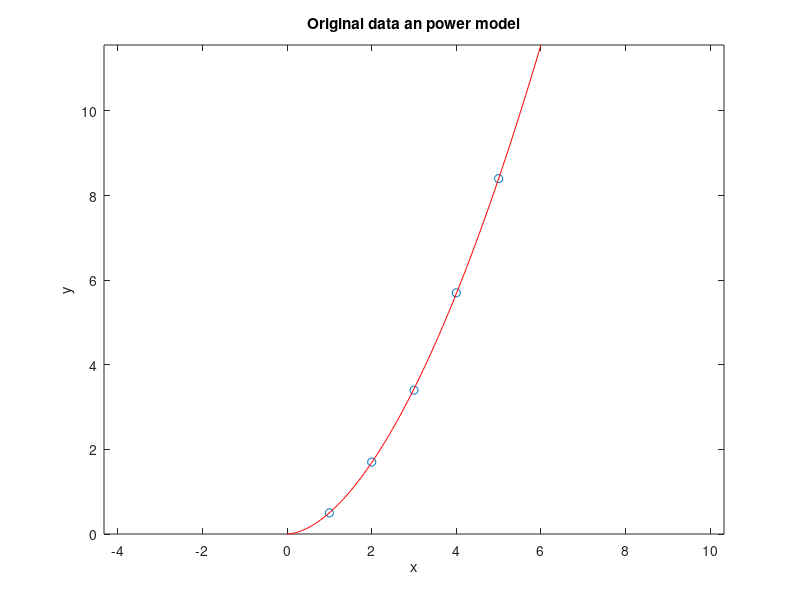
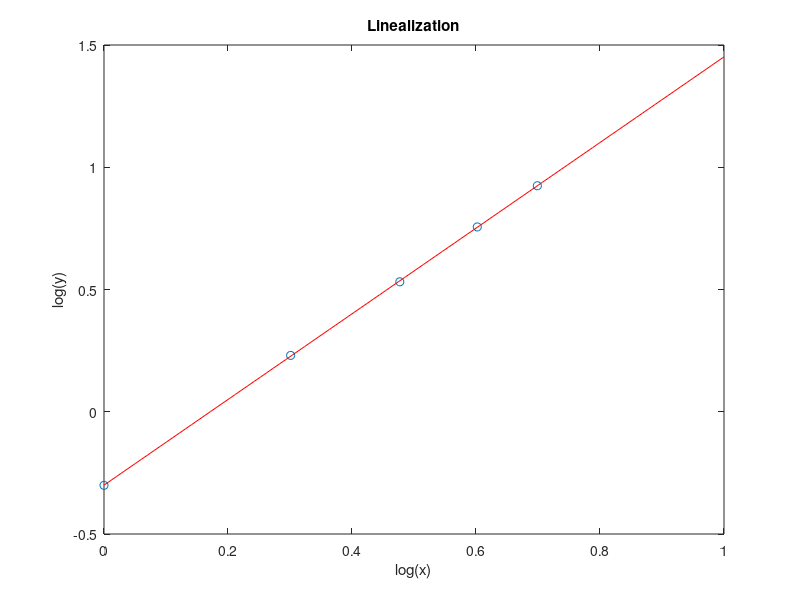

Write MATLAB code to recreate these figures, in order. (Note: this script raises an error after producing the figures.)
%
% REGRESSION -- POWER MODEL
%
%
close all
clear all
clc

%Original data:
ORI = [1 2 3 4 5;0.5 1.7 3.4 5.7 8.4]'
figure(1)%Window to graph
plot(ORI(:,1),ORI(:,2),'o')
axis('equal')
hold on

DATA = ORI;
%Transform the 'x' values (x -> logx)
DATA(:,1) = log10(ORI(:,1));
%Transform the 'y' values (y -> logy)
DATA(:,2) = log10(ORI(:,2));
DATA

%Graph of the transformed data:
figure(2)
plot(DATA(:,1),DATA(:,2),'o')
hold on

[n,q] = size(DATA)

%System of NORMAL EQUATIONS:
%Define the matrix of coefficients:
A = [n sum(DATA(:,1));sum(DATA(:,1)) sum(DATA(:,1).^2)];
%Define the vector of constants
b = [sum(DATA(:,2));sum(DATA(:,1).*DATA(:,2))];

%Solve the system:
a = A\b;

fprintf(' The linear regression model for your transformed data is: ')

%Graph the line: 
figure(2)
x1 = linspace(0,1);
y1 = a(1) + a(2)*x1;
plot(x1,y1,'r')
hold on
xlabel('log(x)')
ylabel('log(y)')
title('Linealization')

%falta lo de r, r2, PUEM

%Graph the power model:
figure(1)
x2 = linspace(0,6);
y2 = 10^a(1)*x2.^a(2);%10^b*x2^b(2);
plot(x2, y2, 'r')
hold on
xlabel('x')
ylabel('y')
title('Original data an power model')

%Coefficient of determination
St = sum((DATA(:,2)-mean(DATA(:,2))).^2);
r2 = (St - Sr)/St

%Coefficient of correlation:
r = sqrt(r2)

%Percentage of uncertainty explained by the model:
PUEM = r2*100